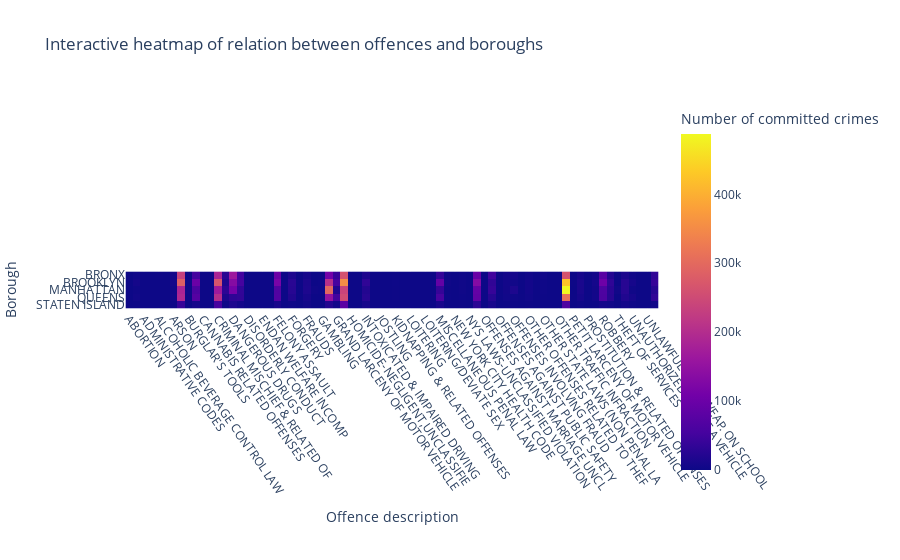

The notebook cell this image was saved under:
### Code cell
import plotly.express as px

crime_location = data.groupby(['BORO_NM', 'OFNS_DESC'], observed=True).size().unstack(fill_value=0)
y_nticks = len(data['BORO_NM'].unique()) - 1

fig = px.imshow(crime_location, 
                labels=dict(x="Offence description", y="Borough", color="Number of committed crimes"),
                x=crime_location.columns, y=crime_location.index,
                title="Interactive heatmap of relation between offences and boroughs")
fig.update_layout(
    xaxis={'tickangle': 55},
    yaxis_nticks=y_nticks
)
fig.show()

### Figure 1 — Plotly figure (JSON) as saved in the notebook; plotly's stock layout.template omitted (floating-point values rounded to 4 significant figures; data arrays with more than 128 entries replaced by an {"elided": "..."} marker saying what was removed)
{"data": [{"coloraxis": "coloraxis", "name": "0", "x": ["ABORTION", "ADMINISTRATIVE CODE", "ADMINISTRATIVE CODES", "AGRICULTURE & MRKTS LAW-UNCLASSIFIED", "ALCOHOLIC BEVERAGE CONTROL LAW", "ANTICIPATORY OFFENSES", "ARSON", "ASSAULT 3 & RELATED OFFENSES", "BURGLAR'S TOOLS", "BURGLARY", "CANNABIS RELATED OFFENSES", "CHILD ABANDONMENT/NON SUPPORT", "CRIMINAL MISCHIEF & RELATED OF", "CRIMINAL TRESPASS", "DANGEROUS DRUGS", "DANGEROUS WEAPONS", "DISORDERLY CONDUCT", "DISRUPTION OF A RELIGIOUS SERV", "ENDAN WELFARE INCOMP", "ESCAPE 3", "FELONY ASSAULT", "FELONY SEX CRIMES", "FORGERY", "FORTUNE TELLING", "FRAUDS", "FRAUDULENT ACCOSTING", "GAMBLING", "GRAND LARCENY", "GRAND LARCENY OF MOTOR VEHICLE", "HARRASSMENT 2", "HOMICIDE-NEGLIGENT,UNCLASSIFIE", "HOMICIDE-NEGLIGENT-VEHICLE", "INTOXICATED & IMPAIRED DRIVING", "INTOXICATED/IMPAIRED DRIVING", "JOSTLING", "KIDNAPPING", "KIDNAPPING & RELATED OFFENSES", "KIDNAPPING AND RELATED OFFENSES", "LOITERING", "LOITERING FOR DRUG PURPOSES", "LOITERING/DEVIATE SEX", "LOITERING/GAMBLING (CARDS, DIC", "MISCELLANEOUS PENAL LAW", "MURDER & NON-NEGL. MANSLAUGHTER", "NEW YORK CITY HEALTH CODE", "NYS LAWS-UNCLASSIFIED FELONY", "NYS LAWS-UNCLASSIFIED VIOLATION", "OFF. AGNST PUB ORD SENSBLTY &", "OFFENSES AGAINST MARRIAGE UNCL", "OFFENSES AGAINST PUBLIC ADMINI", "OFFENSES AGAINST PUBLIC SAFETY", "OFFENSES AGAINST THE PERSON", "OFFENSES INVOLVING FRAUD", "OFFENSES RELATED TO CHILDREN", "OTHER OFFENSES RELATED TO THEF", "OTHER STATE LAWS", "OTHER STATE LAWS (NON PENAL LA", "OTHER STATE LAWS (NON PENAL LAW)", "OTHER TRAFFIC INFRACTION", "PETIT LARCENY", "PETIT LARCENY OF MOTOR VEHICLE", "POSSESSION OF STOLEN PROPERTY", "PROSTITUTION & RELATED OFFENSES", "RAPE", "ROBBERY", "SEX CRIMES", "THEFT OF SERVICES", "THEFT-FRAUD", "UNAUTHORIZED USE OF A VEHICLE", "UNDER THE INFLUENCE OF DRUGS", "UNLAWFUL POSS. WEAP. ON SCHOOL", "VEHICLE AND TRAFFIC LAWS"], "y": ["BRONX", "BROOKLYN", "MANHATTAN", "QUEENS", "STATEN ISLAND"], "z": {"elided": "5x72 int values"}, "type": "heatmap", "xaxis": "x", "yaxis": "y", "hovertemplate": "Offence description: %{x}<br>Borough: %{y}<br>Number of committed crimes: %{z}<extra></extra>"}], "layout": {"xaxis": {"anchor": "y", "domain": [0.0, 1.0], "scaleanchor": "y", "constrain": "domain", "title": {"text": "Offence description"}, "tickangle": 55}, "yaxis": {"anchor": "x", "domain": [0.0, 1.0], "autorange": "reversed", "constrain": "domain", "title": {"text": "Borough"}, "nticks": 5}, "coloraxis": {"colorbar": {"title": {"text": "Number of committed crimes"}}, "colorscale": [[0.0, "#0d0887"], [0.1111, "#46039f"], [0.2222, "#7201a8"], [0.3333, "#9c179e"], [0.4444, "#bd3786"], [0.5556, "#d8576b"], [0.6667, "#ed7953"], [0.7778, "#fb9f3a"], [0.8889, "#fdca26"], [1.0, "#f0f921"]]}, "title": {"text": "Interactive heatmap of relation between offences and boroughs"}}}
